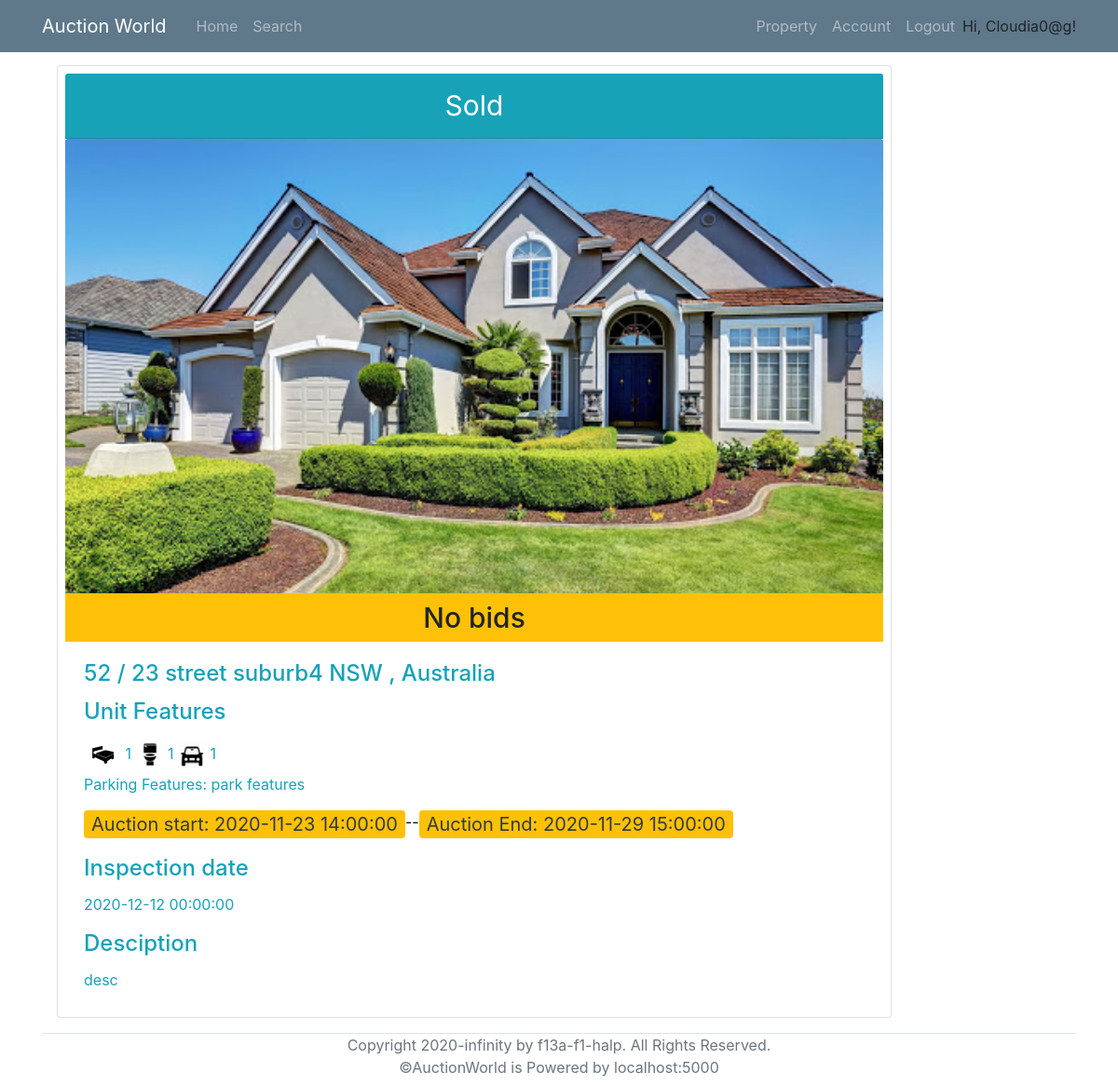
The app's page /viewProperty/4 (signed in), older data.
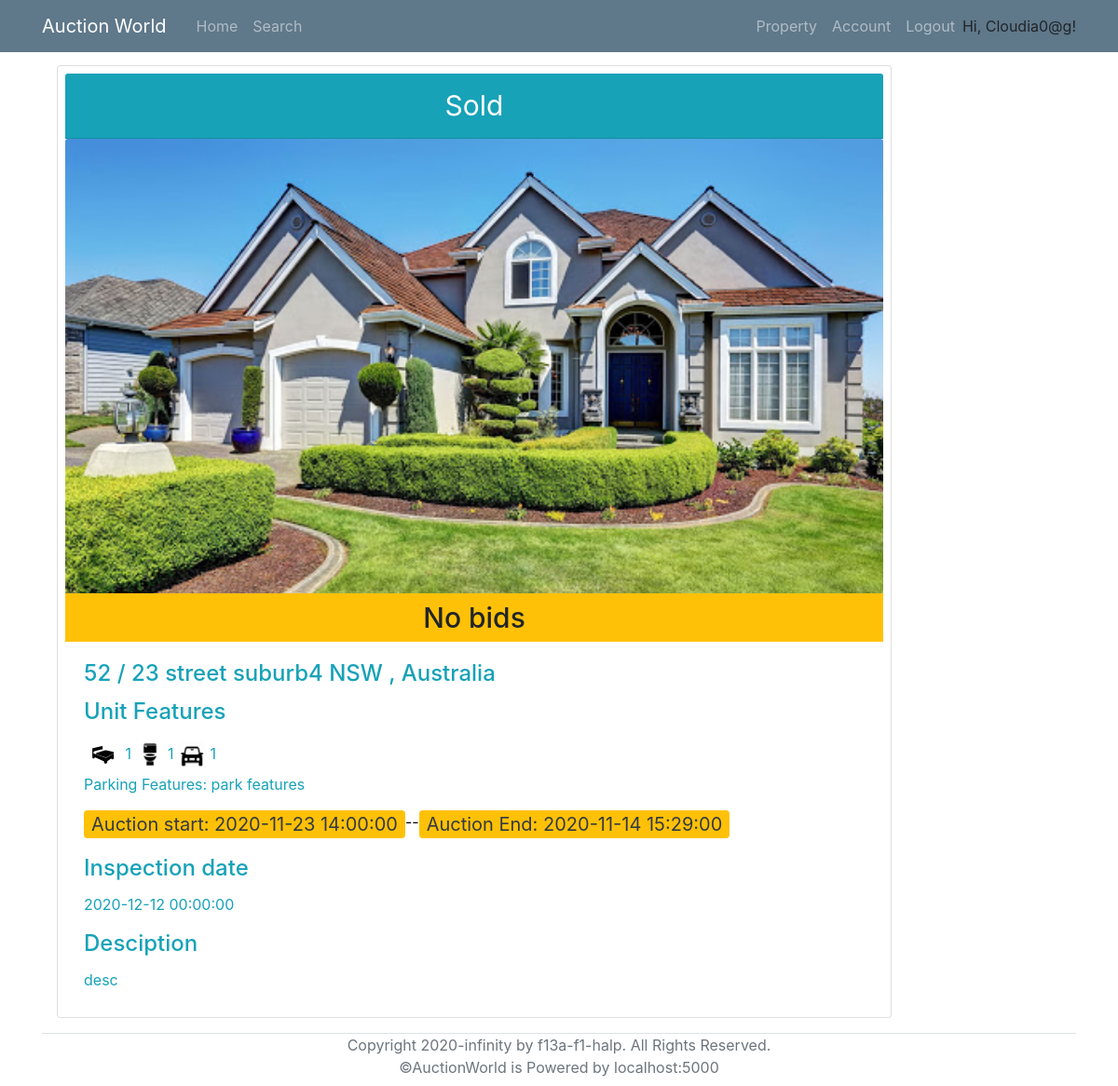
The same page, newer data.
### models.py (models this page shows, shortened)
class AuctionDetails(db.Model):
    __tablename__ = 'AuctionDetails'
    id = db.Column(db.Integer, primary_key=True)
    AuctionStart = db.Column(db.DateTime, nullable=False)
    AuctionEnd = db.Column(db.DateTime, nullable=False)
    ReservePrice = db.Column(db.Float, nullable=False)
    MinBiddingGap = db.Column(db.Float, nullable=False)
    PropertyID = db.Column(db.String, db.ForeignKey('Property.id'), unique=True, nullable=False)
    SellerID = db.Column(db.Integer, db.ForeignKey('User.id'), nullable=False)

### routes.py (the view)
@app.route('/viewProperty/<property_id>', methods=['POST','GET'])
def viewProperty(property_id):
    property_info = Property.query.filter_by(id=property_id).first_or_404()
    seller = User.query.get(property_info.seller)
    auction = AuctionDetails.query.filter_by(PropertyID = property_id).first()
    if auction:
        highestBid = Bid.query.filter_by(AuctionID = auction.id).order_by(desc(Bid.Amount)).first()
        registered = RegisteredAssociation.query.filter_by(PropertyID = property_id, RegisteredBidderID=current_user.id).first()
        if datetime.now() < auction.AuctionStart or datetime.now()>auction.AuctionEnd:
            remainingTime = None
        else:
            remainingTime = humanfriendly.format_timespan(auction.AuctionEnd - datetime.now())
    else:
        highestBid = None
        registered = None
        remainingTime = None
    return render_template('viewProperty.html', title='View Property', property=property_info, seller= seller, auction=auction, highestBid=highestBid, registered=registered, remainingTime=remainingTime)

### models.py (called while the page is built)
@login_manager.user_loader
def load_user(id):
    return User.query.get(id)

### templates/viewProperty.html (shortened to what this page needs)
{% extends "base.html" %}
{% block content %}
<div class="row">
    {% if current_user.id != seller.id %}
        <div class="col-md-8">
            <div class="card p-2 col-md-3.8 mr-2 mb-3">
    {% else %}
        <div class="col-md-10">
            <div class="card p-2 col-md-3.8 ml-3 mr-2 mb-3">
    {% endif %}
                    <div class="card-header text-center bg-info text-white" style="font-size: 30px;">
                        {% if property.status == "auction" %}
                            To Be Auctioned
                        {% elif property.status == "sold" %}
                            Sold
                        {% else %}
                            Error
                        {% endif %}
                    </div>
                    {% if not property.photo_collection.all() %}
						<img class="card-img-top" src="/static/propertyImage/4.jpg" alt="Card image cap" >
					{% else %}
						<img class="card-img-top" src="/static/propertyImage/{{property.photo_collection.first().photo}}" alt="Card image cap" >
					{% endif %}
                    <h6 class="card-subtitle pt-2 pb-2 text-center bg-warning" style="font-size: 30px;" >
                        {% if highestBid:%}
                            highestBid: {{highestBid.Amount}} $
                        {% else %}
                            No bids
                        {% endif%}
                    </h6>
                    <div class="card-body text-info">
                        <h4 class="card-title">
                            {% if property.add_unit %}
                                {{property.add_unit}} /
                            {% endif %}
                            {{property.add_num}} {{property.add_name}} {{property.add_suburb}} {{property.add_state}} {{property.pc}}, Australia
                        </h4>
                        <h4 class="card-title">{{property.property_type}} Features </h4>
                        <p class="card-text">
							<span><img src="/static/propertyImage/bedicon.png" alt="Card image cap" style="width:40px; height: 40px;"> {{property.num_bedrooms}}</span>
							<span><img src="/static/propertyImage/restroom.png" alt="Card image cap" style="width:30px; height: 30px;"> {{property.num_bedrooms}}</span>
                            <span><img src="/static/propertyImage/car.png" alt="Card image cap" style="width:30px; height: 30px;"> {{property.num_parking}}</span> <br>
                            <span>Parking Features: {{property.parking_features}}</span>
                        </p>
                        {% if auction.AuctionStart and auction.AuctionEnd %}
                            <p class="text-dark bg-warning rounded pl-2 pr-2 mb-0" style="float: left; font-size: 20px;"> Auction start: {{auction.AuctionStart}} </p>
                            <p style="float: left; color: black;" class="mb-0">--</p>
                            <p class="text-dark bg-warning rounded pl-2 pr-2 mb-0" style="float: left; font-size: 20px;"> Auction End: {{auction.AuctionEnd}} </p> <br><br>
                        {% endif %}
                        <h4 class="card-title">Inspection date</h4>
                        {% if property.inspection_date %}
                            <p class="card-text">{{property.inspection_date}}</p>
                        {% else %}
                            <p class="card-text">The inspection date has not been setted up yet, please wait or you can contact us to make a schedule for you to visit.</p>
                        {% endif %}
                        <h4 class="card-title"> Desciption </h4>
                        <p class="card-text">{{property.description}}</p>
                    </div>
                </div>
    </div>
</div>
{% endblock %}

Row changes from the older to the newer data that the page shows:
changed AuctionDetails: AuctionEnd "2020-11-29 15:00:00" → "2020-11-14 15:29:00"
